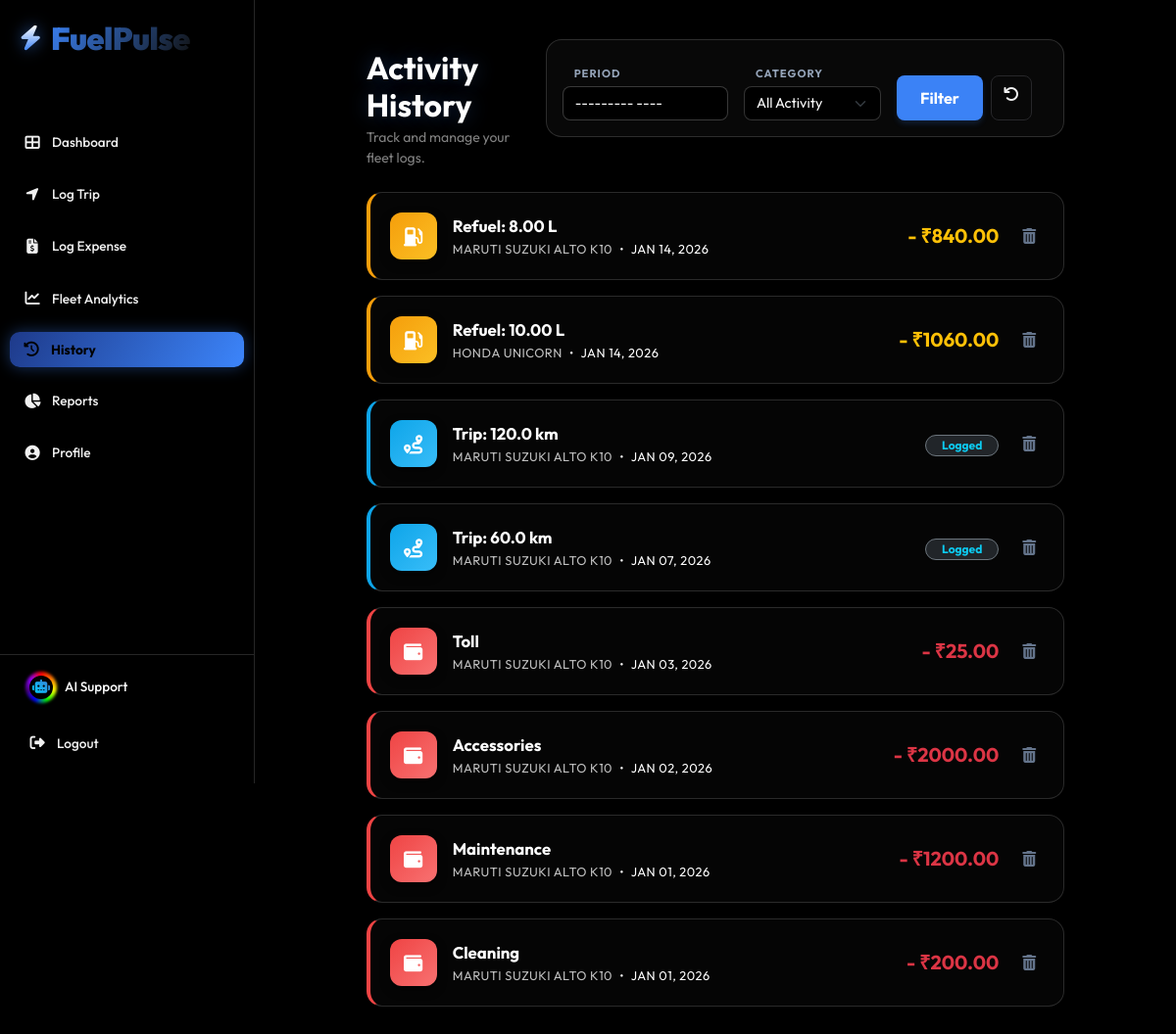
/history/ (signed in), run on an earlier commit of the app's database.
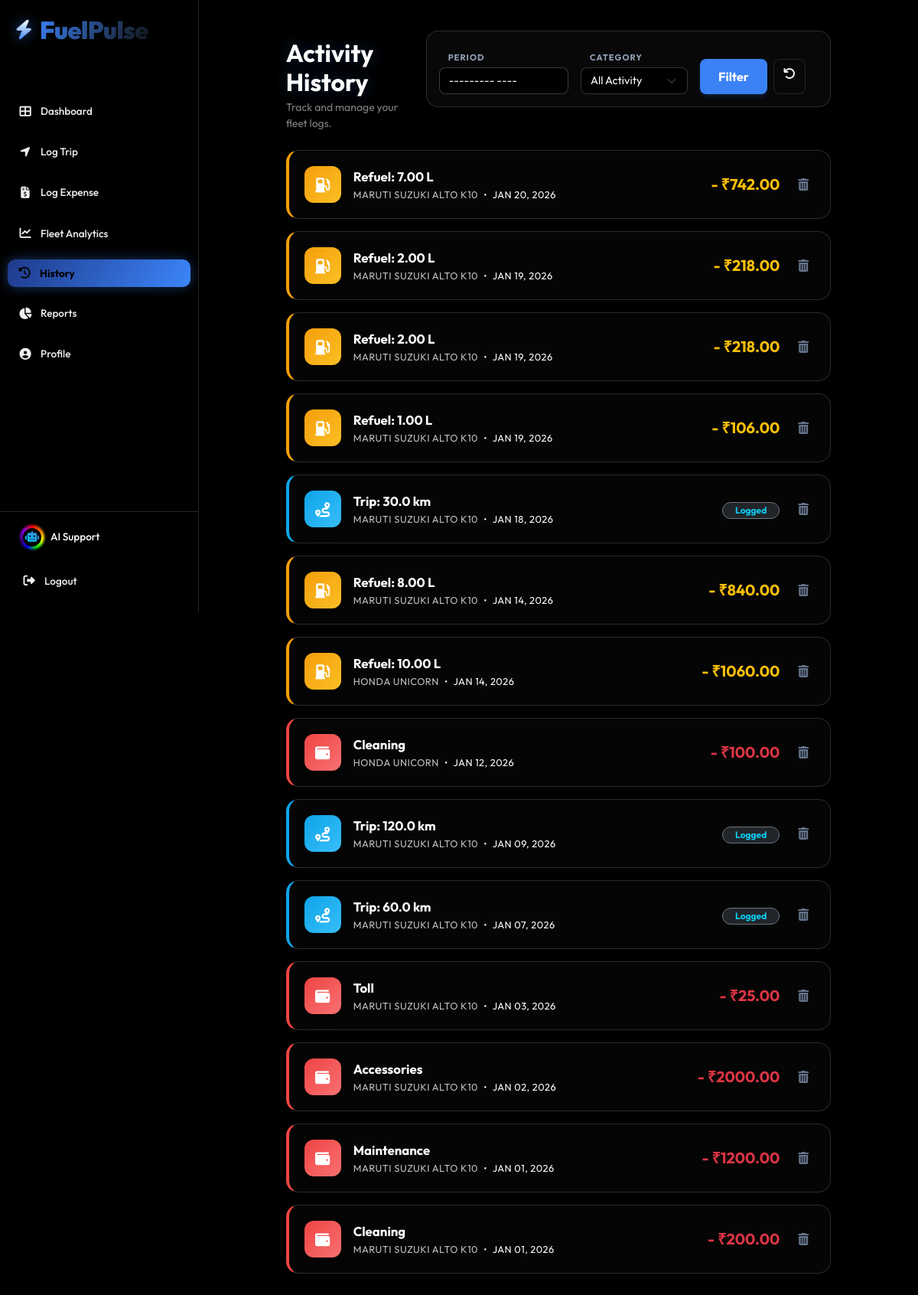
And on a later commit of the database.
### core/models.py (models this page shows, shortened)
class FuelLog(models.Model):
    vehicle = models.ForeignKey(Vehicle, on_delete=models.CASCADE)
    driver = models.ForeignKey(User, on_delete=models.CASCADE)
    date = models.DateTimeField(default=timezone.now)
    odometer_reading = models.PositiveIntegerField()
    liters_filled = models.DecimalField(max_digits=6, decimal_places=2)
    total_cost = models.DecimalField(max_digits=8, decimal_places=2)
    calculated_km_per_liter = models.DecimalField(max_digits=6, decimal_places=2, null=True, blank=True)
    calculated_cost_per_km = models.DecimalField(max_digits=6, decimal_places=2, null=True, blank=True)

class Vehicle(models.Model):
    CATEGORY_CHOICES = [
        ('Two Wheeler', 'Two Wheeler'),
        ('Four Wheeler', 'Four Wheeler'),
        ('Heavy Vehicle', 'Heavy Vehicle'),
    ]
    ownership_type = models.CharField(max_length=50, default="1st Owner")
    FUEL_CHOICES = [
        ('Petrol', 'Petrol'),
        ('Diesel', 'Diesel'),
        ('CNG', 'CNG'),
        ('Electric', 'Electric')
    ]
    owner = models.ForeignKey(User, on_delete=models.CASCADE)
    category = models.CharField(max_length=20, choices=CATEGORY_CHOICES, default='Four Wheeler')
    make = models.CharField(max_length=50)       # e.g. Maruti, Honda (No restricted choices, accepts JS input)
    model_name = models.CharField(max_length=50) # e.g. Swift, City
    license_plate = models.CharField(max_length=20)
    target_mileage = models.FloatField(default=0.0, help_text="Target km/L (e.g., 18.5)")
    target_cost_per_km = models.FloatField(default=0.0, help_text="Target Cost per KM (e.g., 5.0)")
    purchase_year = models.IntegerField(default=2023)
    purchase_price = models.DecimalField(max_digits=12, decimal_places=2, default=500000.00)
    fuel_type = models.CharField(max_length=20, choices=FUEL_CHOICES, default='Petrol')
    current_odometer = models.IntegerField(default=0)
    purchase_price = models.DecimalField(max_digits=12, decimal_places=2, default=500000.00)
    purchase_year = models.IntegerField(default=2021)
    insurance_expiry = models.DateField(null=True, blank=True)
    pollution_expiry = models.DateField(null=True, blank=True)
    fitness_expiry = models.DateField(null=True, blank=True)
    image_url = models.URLField(max_length=500, blank=True, null=True)
    is_active = models.BooleanField(default=True)

class TripLog(models.Model):
    vehicle = models.ForeignKey(Vehicle, on_delete=models.CASCADE)
    driver = models.ForeignKey(User, on_delete=models.CASCADE)
    date = models.DateField()
    start_odometer = models.FloatField()
    end_odometer = models.FloatField()
    distance_km = models.FloatField(editable=False) # Auto-calculated
    purpose = models.CharField(max_length=100, choices=[
        ('Business', 'Business'),
        ('Personal', 'Personal'),
        ('Commute', 'Commute'),
        ('Delivery', 'Delivery')
    ], default='Personal')
    notes = models.TextField(blank=True, null=True)
    created_at = models.DateTimeField(auto_now_add=True)

class ExpenseLog(models.Model):
    EXPENSE_TYPES = [
        ('Maintenance', 'Maintenance / Service'),
        ('Insurance', 'Insurance'),
        ('Toll', 'Toll / Parking'),
        ('Fine', 'Traffic Fine'),
        ('Cleaning', 'Cleaning / Wash'),
        ('Tax', 'Tax / Registration'),
        ('Accessories', 'Accessories'),
        ('Other', 'Other'),
    ]
    vehicle = models.ForeignKey(Vehicle, on_delete=models.CASCADE)
    user = models.ForeignKey(User, on_delete=models.CASCADE)
    date = models.DateField()
    expense_type = models.CharField(max_length=50, choices=EXPENSE_TYPES)
    amount = models.DecimalField(max_digits=10, decimal_places=2)
    notes = models.TextField(blank=True, null=True)
    created_at = models.DateTimeField(auto_now_add=True)

### core/views.py (the view, shortened to what this page needs)
# urls.py: path('history/', views.history, name='history'),
@login_required
def history(request):
    filter_month = request.GET.get('filter_month')
    filter_type = request.GET.get('filter_type') # 'all', 'trip', 'fuel', 'expense'
    trips = TripLog.objects.filter(driver=request.user)
    fuels = FuelLog.objects.filter(driver=request.user)
    expenses = ExpenseLog.objects.filter(user=request.user)
    if filter_type == 'trip':
        fuels = FuelLog.objects.none()
        expenses = ExpenseLog.objects.none()
    elif filter_type == 'fuel':
        trips = TripLog.objects.none()
        expenses = ExpenseLog.objects.none()
    elif filter_type == 'expense':
        trips = TripLog.objects.none()
        fuels = FuelLog.objects.none()
    for t in trips: t.type = 'trip'
    for f in fuels: f.type = 'fuel'
    for e in expenses: e.type = 'expense'
    def get_sort_date(obj):
        if hasattr(obj.date, 'date'):
            return obj.date.date()
        return obj.date
    timeline = sorted(
        chain(trips, fuels, expenses),
        key=get_sort_date,
        reverse=True
    )
    context = {
        'timeline': timeline,
        'filter_month': filter_month,
        'filter_type': filter_type,
    }
    return render(request, 'core/history.html', context)

### templates/core/history.html (shortened to what this page needs)
{% extends 'base.html' %}
{% block content %}
<div class="row justify-content-center">
    <div class="col-md-10">
        <div class="d-flex flex-column flex-lg-row justify-content-between align-items-lg-end mb-4 gap-3 animate-entry">
            <div>
                <h2 class="text-white fw-bold mb-1" style="text-shadow: 0 0 20px rgba(59,130,246,0.3);">Activity History</h2>
                <p class="text-white-50 small mb-0">Track and manage your fleet logs.</p>
            </div>
            <div class="filters-bar w-100 w-lg-auto">
                <form method="get" class="d-flex flex-wrap align-items-end gap-3">
                    <div class="flex-grow-1 flex-md-grow-0">
                        <label class="text-muted small fw-bold text-uppercase mb-1" style="font-size: 0.7rem; letter-spacing: 1px;">Period</label>
                        <input type="month" name="filter_month" value="{{ filter_month }}" class="form-control form-control-sassy">
                    </div>
                    <div class="flex-grow-1 flex-md-grow-0">
                        <label class="text-muted small fw-bold text-uppercase mb-1" style="font-size: 0.7rem; letter-spacing: 1px;">Category</label>
                        <select name="filter_type" class="form-select form-select-sassy" style="min-width: 140px;">
                            <option value="all" {% if filter_type == 'all' %}selected{% endif %}>All Activity</option>
                        </select>
                    </div>
                    <div class="d-flex gap-2 ms-auto ms-md-0">
                        <button type="submit" class="btn btn-primary fw-bold px-4" style="border-radius: 8px;">
                            Filter
                        </button>
                        <a href="{% url 'history' %}" class="btn btn-outline-secondary" style="border-radius: 8px;" title="Reset Filters">
                            <i class="fas fa-undo"></i>
                        </a>
                    </div>
                </form>
            </div>
        </div>
        {% if timeline %}
            <div class="timeline">
                {% for item in timeline %}
                <div class="history-card border-type-{{ item.type }} animate-entry" style="animation-delay: {{ forloop.counter0|add:1|stringformat:'s' }}00ms;">
                    <div class="d-flex justify-content-between align-items-center">
                        <div class="d-flex align-items-center gap-3">
                            <div class="icon-wrapper {% if item.type == 'trip' %}bg-grad-trip{% elif item.type == 'fuel' %}bg-grad-fuel{% else %}bg-grad-expense{% endif %}">
                                {% if item.type == 'trip' %}
                                    <i class="fas fa-route"></i>
                                {% elif item.type == 'fuel' %}
                                    <i class="fas fa-gas-pump"></i>
                                {% else %}
                                    <i class="fas fa-wallet"></i>
                                {% endif %}
                            </div>
                            <div>
                                <div class="item-title">
                                    {% if item.type == 'trip' %}
                                        Trip: {{ item.distance_km|floatformat:1 }} km
                                    {% elif item.type == 'fuel' %}
                                        Refuel: {{ item.liters_filled }} L
                                    {% else %}
                                        {{ item.expense_type }}
                                    {% endif %}
                                </div>
                                <div class="item-meta">
                                    <span class="text-white opacity-75">{{ item.vehicle.make }} {{ item.vehicle.model_name }}</span>
                                    <span class="mx-1">•</span>
                                    <span>
                                        {% if item.date.date %}
                                            {{ item.date.date|date:"M d, Y" }}
                                        {% else %}
                                            {{ item.date|date:"M d, Y" }}
                                        {% endif %}
                                    </span>
                                </div>
                            </div>
                        </div>
                        <div class="d-flex align-items-center gap-3">
                            <div class="text-end d-none d-sm-block">
                                {% if item.type == 'trip' %}
                                    <span class="badge bg-dark border border-secondary text-info rounded-pill px-3">Logged</span>
                                {% elif item.type == 'fuel' %}
                                    <div class="text-warning fw-bold fs-5">- ₹{{ item.total_cost }}</div>
                                {% else %}
                                    <div class="text-danger fw-bold fs-5">- ₹{{ item.amount }}</div>
                                {% endif %}
                            </div>
                            <a href="{% url 'delete_history_item' item.type item.id %}"
                               class="btn-action-icon"
                               onclick="return confirm('Are you sure you want to delete this record? This cannot be undone.');"
                               title="Delete Record">
                                <i class="fas fa-trash-alt"></i>
                            </a>
                        </div>
                    </div>
                </div>
                {% endfor %}
            </div>
        {% endif %}
    </div>
</div>
{% endblock %}

### templates/base.html (shortened to what this page needs)
{% load static %}
<!DOCTYPE html>
<html lang="en">
<head>
    <link href="https://cdn.jsdelivr.net/npm/bootstrap@5.3.0/dist/css/bootstrap.min.css" rel="stylesheet">
    <link rel="stylesheet" href="https://cdnjs.cloudflare.com/ajax/libs/font-awesome/6.4.0/css/all.min.css">
    <link rel="stylesheet" href="{% static 'css/styles.css' %}">
</head>
<body class="{% if user.is_superuser and '/admin-panel/' in request.path %}admin-theme{% endif %}">
    <nav class="sidebar">
        <div class="brand-logo">
            <i class="fas fa-bolt"></i> <span class="brand-text">FuelPulse</span>
        </div>
        <div class="nav-column">
            {% if user.is_superuser and '/admin-panel/' in request.path %}
                <div class="small text-uppercase" style="color: #fca5a5 !important; border-bottom: 1px solid rgba(220,38,38,0.3); padding-bottom: 5px;">Admin Controls</div>
                <a href="{% url 'admin_dashboard' %}" class="nav-link {% if request.resolver_match.url_name == 'admin_dashboard' %}active{% endif %}">
                    <i class="fas fa-tachometer-alt"></i> Command Center
                </a>
                <a href="{% url 'manage_users' %}" class="nav-link {% if request.resolver_match.url_name == 'manage_users' %}active{% endif %}">
                    <i class="fas fa-users-cog"></i> Manage Users
                </a>
            {% else %}
                <a href="{% url 'dashboard' %}" class="nav-link {% if request.resolver_match.url_name == 'dashboard' %}active{% endif %}">
                    <i class="fas fa-th-large"></i> Dashboard
                </a>
                <a href="{% url 'log_trip' %}" class="nav-link {% if request.resolver_match.url_name == 'log_trip' %}active{% endif %}">
                    <i class="fas fa-location-arrow"></i> Log Trip
                </a>
                <a href="{% url 'log_expense' %}" class="nav-link {% if request.resolver_match.url_name == 'log_expense' %}active{% endif %}">
                    <i class="fas fa-file-invoice-dollar"></i> Log Expense
                </a>
                <a href="{% url 'analytics_dashboard' %}" class="nav-link {% if request.resolver_match.url_name == 'analytics_dashboard' %}active{% endif %}">
                    <i class="fas fa-chart-line"></i> Fleet Analytics
                </a>
                <a href="{% url 'history' %}" class="nav-link {% if request.resolver_match.url_name == 'history' %}active{% endif %}">
                    <i class="fas fa-history"></i> History
                </a>
                <a href="{% url 'reports' %}" class="nav-link {% if request.resolver_match.url_name == 'reports' %}active{% endif %}">
                    <i class="fas fa-chart-pie"></i> Reports
                </a>
                <a href="{% url 'profile' %}" class="nav-link {% if request.resolver_match.url_name == 'profile' %}active{% endif %}">
                    <i class="fas fa-user-circle"></i> Profile
                </a>
            {% endif %}
        </div>
        <div class="sidebar-footer">
            <a href="#" class="nav-link" onclick="toggleChat()">
                <div class="ai-support-wrapper">
                    <div class="ai-logo-container">
                        <i class="fas fa-robot ai-logo-icon"></i>
                    </div>
                    <span>AI Support</span>
                </div>
            </a>
            <a href="javascript:void(0);" onclick="confirmLogout()" class="nav-link text-danger" style="margin-top: 5px;">
                <i class="fas fa-sign-out-alt"></i> Logout
            </a>
        </div>
    </nav>
    <div class="main-content">
        {% block content %}{% endblock %}
    </div>
</body>
</html>

What changed in the data, as far as the page shows it:
added FuelLog: liters_filled "7.00", vehicle.make "MARUTI SUZUKI", vehicle.model_name "ALTO K10", date "JAN 20, 2026", total_cost "742.00"
added FuelLog: liters_filled "2.00", vehicle.make "MARUTI SUZUKI", vehicle.model_name "ALTO K10", date "JAN 19, 2026", total_cost "218.00"
added FuelLog: liters_filled "2.00", vehicle.make "MARUTI SUZUKI", vehicle.model_name "ALTO K10", date "JAN 19, 2026", total_cost "218.00"
added FuelLog: liters_filled "1.00", vehicle.make "MARUTI SUZUKI", vehicle.model_name "ALTO K10", date "JAN 19, 2026", total_cost "106.00"
added TripLog: distance_km "30.0", vehicle.make "MARUTI SUZUKI", vehicle.model_name "ALTO K10", date "JAN 18, 2026", shows "Logged"
added ExpenseLog: expense_type "Cleaning", vehicle.make "HONDA", vehicle.model_name "UNICORN", date "JAN 12, 2026", amount "100.00"
